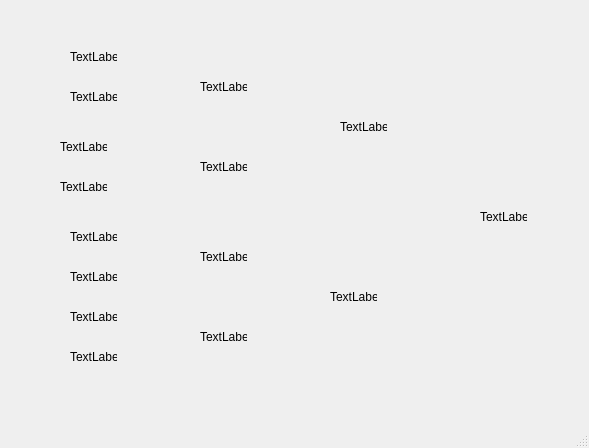
<?xml version="1.0" encoding="UTF-8"?>
<ui version="4.0">
 <class>MainWindow</class>
 <widget class="QMainWindow" name="MainWindow">
  <property name="geometry">
   <rect>
    <x>0</x>
    <y>0</y>
    <width>589</width>
    <height>448</height>
   </rect>
  </property>
  <property name="windowTitle">
   <string>Ventana7</string>
  </property>
  <widget class="QWidget" name="centralwidget">
   <widget class="QLabel" name="label">
    <property name="geometry">
     <rect>
      <x>9</x>
      <y>9</y>
      <width>575</width>
      <height>403</height>
     </rect>
    </property>
    <property name="text">
     <string/>
    </property>
    <property name="pixmap">
     <pixmap>diseños/imagenV7.png</pixmap>
    </property>
   </widget>
   <widget class="QLabel" name="label_2">
    <property name="geometry">
     <rect>
      <x>70</x>
      <y>50</y>
      <width>47</width>
      <height>13</height>
     </rect>
    </property>
    <property name="text">
     <string>TextLabel</string>
    </property>
   </widget>
   <widget class="QLabel" name="label_3">
    <property name="geometry">
     <rect>
      <x>70</x>
      <y>90</y>
      <width>47</width>
      <height>13</height>
     </rect>
    </property>
    <property name="text">
     <string>TextLabel</string>
    </property>
   </widget>
   <widget class="QLabel" name="label_4">
    <property name="geometry">
     <rect>
      <x>60</x>
      <y>140</y>
      <width>47</width>
      <height>13</height>
     </rect>
    </property>
    <property name="text">
     <string>TextLabel</string>
    </property>
   </widget>
   <widget class="QLabel" name="label_5">
    <property name="geometry">
     <rect>
      <x>60</x>
      <y>180</y>
      <width>47</width>
      <height>13</height>
     </rect>
    </property>
    <property name="text">
     <string>TextLabel</string>
    </property>
   </widget>
   <widget class="QLabel" name="label_6">
    <property name="geometry">
     <rect>
      <x>70</x>
      <y>230</y>
      <width>47</width>
      <height>13</height>
     </rect>
    </property>
    <property name="text">
     <string>TextLabel</string>
    </property>
   </widget>
   <widget class="QLabel" name="label_7">
    <property name="geometry">
     <rect>
      <x>70</x>
      <y>270</y>
      <width>47</width>
      <height>13</height>
     </rect>
    </property>
    <property name="text">
     <string>TextLabel</string>
    </property>
   </widget>
   <widget class="QLabel" name="label_8">
    <property name="geometry">
     <rect>
      <x>70</x>
      <y>310</y>
      <width>47</width>
      <height>13</height>
     </rect>
    </property>
    <property name="text">
     <string>TextLabel</string>
    </property>
   </widget>
   <widget class="QLabel" name="label_9">
    <property name="geometry">
     <rect>
      <x>70</x>
      <y>350</y>
      <width>47</width>
      <height>13</height>
     </rect>
    </property>
    <property name="text">
     <string>TextLabel</string>
    </property>
   </widget>
   <widget class="QLabel" name="label_10">
    <property name="geometry">
     <rect>
      <x>200</x>
      <y>80</y>
      <width>47</width>
      <height>13</height>
     </rect>
    </property>
    <property name="text">
     <string>TextLabel</string>
    </property>
   </widget>
   <widget class="QLabel" name="label_11">
    <property name="geometry">
     <rect>
      <x>200</x>
      <y>160</y>
      <width>47</width>
      <height>13</height>
     </rect>
    </property>
    <property name="text">
     <string>TextLabel</string>
    </property>
   </widget>
   <widget class="QLabel" name="label_12">
    <property name="geometry">
     <rect>
      <x>200</x>
      <y>250</y>
      <width>47</width>
      <height>13</height>
     </rect>
    </property>
    <property name="text">
     <string>TextLabel</string>
    </property>
   </widget>
   <widget class="QLabel" name="label_13">
    <property name="geometry">
     <rect>
      <x>200</x>
      <y>330</y>
      <width>47</width>
      <height>13</height>
     </rect>
    </property>
    <property name="text">
     <string>TextLabel</string>
    </property>
   </widget>
   <widget class="QLabel" name="label_14">
    <property name="geometry">
     <rect>
      <x>340</x>
      <y>120</y>
      <width>47</width>
      <height>13</height>
     </rect>
    </property>
    <property name="text">
     <string>TextLabel</string>
    </property>
   </widget>
   <widget class="QLabel" name="label_15">
    <property name="geometry">
     <rect>
      <x>330</x>
      <y>290</y>
      <width>47</width>
      <height>13</height>
     </rect>
    </property>
    <property name="text">
     <string>TextLabel</string>
    </property>
   </widget>
   <widget class="QLabel" name="label_16">
    <property name="geometry">
     <rect>
      <x>480</x>
      <y>210</y>
      <width>47</width>
      <height>13</height>
     </rect>
    </property>
    <property name="text">
     <string>TextLabel</string>
    </property>
   </widget>
  </widget>
  <widget class="QMenuBar" name="menubar">
   <property name="geometry">
    <rect>
     <x>0</x>
     <y>0</y>
     <width>589</width>
     <height>21</height>
    </rect>
   </property>
  </widget>
  <widget class="QStatusBar" name="statusbar"/>
 </widget>
 <resources/>
 <connections/>
</ui>
